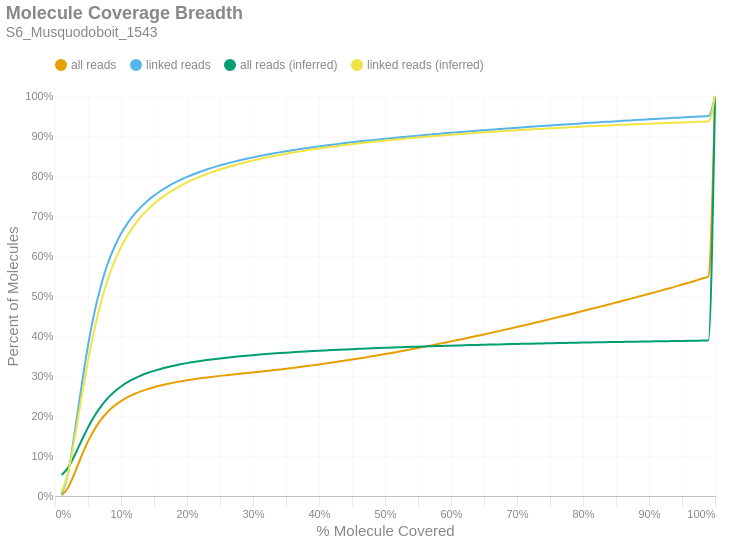

Notebook source saved alongside this figure:
### Markdown cell above
### Molecule Read Coverage
This chart shows molecule coverage breadth as computed by the number of bases aligned to that molecule. In other words, "*how much of each unique long molecule is actually sequenced/aligned?*" Keep in mind there is a distinction between sequences and alignments, since some sequences belonging to a particular molecule may not align well and wouldn't appear in the alignment data. This chart also shows molecule coverage breadth as computed by the *inferred fragment* from which the aligned sequences originate. Unlike read coverage, this calculation takes into account the total insert size, including unsequenced gaps between the forward and reverse reads. Like the previous figures, these are cumulative percents.

### Code cell
if SKIPLR:
    print_html(f"Skipped")
else:
    binned_df = consolidated_hist(valids['coverage_bp'], mask, 0.01, True)
    binned_df_inf = consolidated_hist(valids['coverage_inserts'], mask, 0.01, True)
    binned_df = binned_df.with_columns(pl.lit(binned_df_inf['all reads (cumsum)']).alias('all reads (inferred)'))
    binned_df = binned_df.with_columns(pl.lit(binned_df_inf['linked reads (cumsum)']).alias('linked reads (inferred)'))
    binned_df = binned_df.with_columns(
        (pl.col('bin').cast(pl.Float64) + 0.01).alias('right_edge')
    )

    with SafeRender(binned_df):
        (
            density_plot(binned_df, 'Molecule Coverage Breadth', samplename, 'molcov', ['all reads (inferred)','linked reads (inferred)'])
            .encode(
                #x=alt.X('bin:Q', title="% Molecule Covered").axis(format = '%').scale(padding=0),
                x=alt.X('right_edge:Q', title="% Molecule Covered").axis(format='%').scale(padding=0),
                y=alt.Y('value:Q', title='Percent of Molecules')
                    .axis(format='%')
                    .stack(False)
                    .scale(domainMin=0, padding=0),
                color=alt.Color("key:N").scale(domain = ["all reads", "linked reads", "all reads (inferred)", "linked reads (inferred)"]),
                tooltip = [
                    alt.Tooltip("key:N", title = "Data Type"),
                    alt.Tooltip("range_label:N", title="% Molecule Covered"),
                    alt.Tooltip("value:Q", format = ".2%", title="% Molecules")
                ]
            )
        ).display()

### Figure 1 — Vega-Lite specification as saved in the notebook (floating-point values rounded to 4 significant figures)
{"width": "container", "height": 400, "config": {"title": {"anchor": "start", "dy": -15, "fontSize": 18, "color": "#888888", "subtitleColor": "#888888", "subtitleFontSize": 14}, "arc": {"fill": "#0072B2"}, "axis": {"domainColor": "#888888", "domainWidth": 0.5, "gridWidth": 0.2, "grid": false, "titleFontWeight": 400, "titleFontSize": 15, "labelFontSize": 11, "labelColor": "#888888", "tickColor": "#888888", "tickWidth": 0.2, "titleColor": "#888888"}, "axisBand": {"grid": false}, "axisX": {"grid": true, "tickSize": 10, "domainCap": "round"}, "axisY": {"domain": false, "grid": true, "tickSize": 0, "domainCap": "round"}, "background": "transparent", "header": {"labelFontSize": 15, "labelColor": "#888888", "titleFontSize": 15, "titleFontWeight": 600, "titleColor": "#888888"}, "legend": {"labelFont": "sans-serif", "labelFontSize": 12, "labelColor": "#888888", "symbolSize": 100, "symbolType": "circle", "titleFontSize": 12, "titlePadding": 10, "titleColor": "#888888", "title": null, "orient": "top"}, "range": {"category": ["#E69F00", "#56B4E9", "#009E73", "#F0E442", "#0072B2", "#D55E00", "#CC79A7", "#000000"], "diverging": ["#cfe8f3", "#a2d4ec", "#73bfe2", "#46abdb", "#1696d2", "#12719e"]}, "area": {"fill": "#0072B2", "fillOpacity": 0.7, "line": true, "strokeOpacity": 0.7}, "line": {"color": "#0072B2", "stroke": "#0072B2", "strokeWidth": 2}, "trail": {"color": "#0072B2", "stroke": "#0072B2", "strokeWidth": 0, "size": 1}, "point": {"filled": true, "fillOpacity": 1.0, "size": 95}, "text": {"color": "#888888", "fontSize": 11, "align": "right", "fontWeight": 400, "size": 11}, "bar": {"fill": "#0072B2", "stroke": null}, "view": {"stroke": null, "continuousWidth": 660, "continuousHeight": 400}}, "data": {"name": "data-16279483365d6a1947aef538375bad07"}, "mark": {"type": "line", "interpolate": "monotone", "point": {"opacity": 0, "size": 275}}, "encoding": {"color": {"field": "key", "scale": {"domain": ["all reads", "linked reads", "all reads (inferred)", "linked reads (inferred)"]}, "type": "nominal"}, "tooltip": [{"field": "key", "title": "Data Type", "type": "nominal"}, {"field": "range_label", "title": "% Molecule Covered", "type": "nominal"}, {"field": "value", "format": ".2%", "title": "% Molecules", "type": "quantitative"}], "x": {"axis": {"format": "%"}, "field": "right_edge", "scale": {"padding": 0}, "title": "% Molecule Covered", "type": "quantitative"}, "y": {"axis": {"format": "%"}, "field": "value", "scale": {"domainMin": 0, "padding": 0}, "stack": false, "title": "Percent of Molecules", "type": "quantitative"}}, "params": [{"name": "param_c36ac31b6afebe62", "select": {"type": "point", "fields": ["key"]}, "bind": "legend"}], "title": {"text": "Molecule Coverage Breadth", "subtitle": "S6_Musquodoboit_1543"}, "transform": [{"fold": ["all reads (cumsum)", "linked reads (cumsum)", "all reads (inferred)", "linked reads (inferred)"]}, {"calculate": "replace(datum.key, ' (cumsum)', '')", "as": "key"}, {"filter": {"param": "param_c36ac31b6afebe62"}}], "usermeta": {"embedOptions": {"downloadFileName": "S6_Musquodoboit_1543.molcov"}}, "$schema": "https://vega.github.io/schema/vega-lite/v6.1.0.json", "datasets": {"data-16279483365d6a1947aef538375bad07": [{"bin": "0.0", "interval": "0.0-0.01", "all reads": 0.001626, "linked reads": 0.003932, "all reads (cumsum)": 0.001626, "linked reads (cumsum)": 0.003932, "range_label": "0.0-0.01", "all reads (inferred)": 0.05226, "linked reads (inferred)": 0.009078, "right_edge": 0.01}, {"bin": "0.01", "interval": "0.01-0.02", "all reads": 0.01992, "linked reads": 0.05406, "all reads (cumsum)": 0.02154, "linked reads (cumsum)": 0.058, "range_label": "0.01-0.02", "all reads (inferred)": 0.07086, "linked reads (inferred)": 0.05934, "right_edge": 0.02}, {"bin": "0.02", "interval": "0.02-0.03", "all reads": 0.03698, "linked reads": 0.102, "all reads (cumsum)": 0.05852, "linked reads (cumsum)": 0.1599, "range_label": "0.02-0.03", "all reads (inferred)": 0.1024, "linked reads (inferred)": 0.1464, "right_edge": 0.03}, {"bin": "0.03", "interval": "0.03-0.04", "all reads": 0.04084, "linked reads": 0.1131, "all reads (cumsum)": 0.09936, "linked reads (cumsum)": 0.273, "range_label": "0.03-0.04", "all reads (inferred)": 0.1379, "linked reads (inferred)": 0.2447, "right_edge": 0.04}, {"bin": "0.04", "interval": "0.04-0.05", "all reads": 0.03722, "linked reads": 0.1033, "all reads (cumsum)": 0.1366, "linked reads (cumsum)": 0.3763, "range_label": "0.04-0.05", "all reads (inferred)": 0.1715, "linked reads (inferred)": 0.3379, "right_edge": 0.05}, {"bin": "0.05", "interval": "0.05-0.06", "all reads": 0.03051, "linked reads": 0.08468, "all reads (cumsum)": 0.1671, "linked reads (cumsum)": 0.461, "range_label": "0.05-0.06", "all reads (inferred)": 0.2005, "linked reads (inferred)": 0.4188, "right_edge": 0.06}, {"bin": "0.06", "interval": "0.06-0.07", "all reads": 0.02431, "linked reads": 0.0674, "all reads (cumsum)": 0.1914, "linked reads (cumsum)": 0.5284, "range_label": "0.06-0.07", "all reads (inferred)": 0.2248, "linked reads (inferred)": 0.4861, "right_edge": 0.07}, {"bin": "0.07", "interval": "0.07-0.08", "all reads": 0.01906, "linked reads": 0.05277, "all reads (cumsum)": 0.2105, "linked reads (cumsum)": 0.5811, "range_label": "0.07-0.08", "all reads (inferred)": 0.2446, "linked reads (inferred)": 0.5412, "right_edge": 0.08}, {"bin": "0.08", "interval": "0.08-0.09", "all reads": 0.01493, "linked reads": 0.04135, "all reads (cumsum)": 0.2254, "linked reads (cumsum)": 0.6225, "range_label": "0.08-0.09", "all reads (inferred)": 0.2607, "linked reads (inferred)": 0.5859, "right_edge": 0.09}, {"bin": "0.09", "interval": "0.09-0.1", "all reads": 0.01199, "linked reads": 0.03314, "all reads (cumsum)": 0.2374, "linked reads (cumsum)": 0.6556, "range_label": "0.09-0.1", "all reads (inferred)": 0.2738, "linked reads (inferred)": 0.6222, "right_edge": 0.1}, {"bin": "0.1", "interval": "0.1-0.11", "all reads": 0.009619, "linked reads": 0.02654, "all reads (cumsum)": 0.247, "linked reads (cumsum)": 0.6822, "range_label": "0.1-0.11", "all reads (inferred)": 0.2845, "linked reads (inferred)": 0.652, "right_edge": 0.11}, {"bin": "0.11", "interval": "0.11-0.12", "all reads": 0.007914, "linked reads": 0.02177, "all reads (cumsum)": 0.2549, "linked reads (cumsum)": 0.7039, "range_label": "0.11-0.12", "all reads (inferred)": 0.2934, "linked reads (inferred)": 0.6767, "right_edge": 0.12}, {"bin": "0.12", "interval": "0.12-0.13", "all reads": 0.006602, "linked reads": 0.01816, "all reads (cumsum)": 0.2615, "linked reads (cumsum)": 0.7221, "range_label": "0.12-0.13", "all reads (inferred)": 0.301, "linked reads (inferred)": 0.6976, "right_edge": 0.13}, {"bin": "0.13", "interval": "0.13-0.14", "all reads": 0.005646, "linked reads": 0.0155, "all reads (cumsum)": 0.2672, "linked reads (cumsum)": 0.7376, "range_label": "0.13-0.14", "all reads (inferred)": 0.3074, "linked reads (inferred)": 0.7154, "right_edge": 0.14}, {"bin": "0.14", "interval": "0.14-0.15", "all reads": 0.004861, "linked reads": 0.0133, "all reads (cumsum)": 0.272, "linked reads (cumsum)": 0.7509, "range_label": "0.14-0.15", "all reads (inferred)": 0.3129, "linked reads (inferred)": 0.7307, "right_edge": 0.15}, {"bin": "0.15", "interval": "0.15-0.16", "all reads": 0.004282, "linked reads": 0.01169, "all reads (cumsum)": 0.2763, "linked reads (cumsum)": 0.7626, "range_label": "0.15-0.16", "all reads (inferred)": 0.3177, "linked reads (inferred)": 0.744, "right_edge": 0.16}, {"bin": "0.16", "interval": "0.16-0.17", "all reads": 0.00377, "linked reads": 0.01026, "all reads (cumsum)": 0.2801, "linked reads (cumsum)": 0.7729, "range_label": "0.16-0.17", "all reads (inferred)": 0.322, "linked reads (inferred)": 0.7557, "right_edge": 0.17}, {"bin": "0.17", "interval": "0.17-0.18", "all reads": 0.003408, "linked reads": 0.009235, "all reads (cumsum)": 0.2835, "linked reads (cumsum)": 0.7821, "range_label": "0.17-0.18", "all reads (inferred)": 0.3257, "linked reads (inferred)": 0.7661, "right_edge": 0.18}, {"bin": "0.18", "interval": "0.18-0.19", "all reads": 0.003061, "linked reads": 0.008252, "all reads (cumsum)": 0.2865, "linked reads (cumsum)": 0.7903, "range_label": "0.18-0.19", "all reads (inferred)": 0.3291, "linked reads (inferred)": 0.7755, "right_edge": 0.19}, {"bin": "0.19", "interval": "0.19-0.2", "all reads": 0.002767, "linked reads": 0.007411, "all reads (cumsum)": 0.2893, "linked reads (cumsum)": 0.7978, "range_label": "0.19-0.2", "all reads (inferred)": 0.3322, "linked reads (inferred)": 0.784, "right_edge": 0.2}, {"bin": "0.2", "interval": "0.2-0.21", "all reads": 0.00251, "linked reads": 0.006674, "all reads (cumsum)": 0.2918, "linked reads (cumsum)": 0.8044, "range_label": "0.2-0.21", "all reads (inferred)": 0.3349, "linked reads (inferred)": 0.7915, "right_edge": 0.21}, {"bin": "0.21", "interval": "0.21-0.22", "all reads": 0.002337, "linked reads": 0.006171, "all reads (cumsum)": 0.2942, "linked reads (cumsum)": 0.8106, "range_label": "0.21-0.22", "all reads (inferred)": 0.3375, "linked reads (inferred)": 0.7985, "right_edge": 0.22}, {"bin": "0.22", "interval": "0.22-0.23", "all reads": 0.002171, "linked reads": 0.005662, "all reads (cumsum)": 0.2963, "linked reads (cumsum)": 0.8163, "range_label": "0.22-0.23", "all reads (inferred)": 0.3398, "linked reads (inferred)": 0.8049, "right_edge": 0.23}, {"bin": "0.23", "interval": "0.23-0.24", "all reads": 0.002048, "linked reads": 0.005272, "all reads (cumsum)": 0.2984, "linked reads (cumsum)": 0.8215, "range_label": "0.23-0.24", "all reads (inferred)": 0.342, "linked reads (inferred)": 0.8108, "right_edge": 0.24}, {"bin": "0.24", "interval": "0.24-0.25", "all reads": 0.001937, "linked reads": 0.004944, "all reads (cumsum)": 0.3003, "linked reads (cumsum)": 0.8265, "range_label": "0.24-0.25", "all reads (inferred)": 0.344, "linked reads (inferred)": 0.8164, "right_edge": 0.25}, {"bin": "0.25", "interval": "0.25-0.26", "all reads": 0.001774, "linked reads": 0.004445, "all reads (cumsum)": 0.3021, "linked reads (cumsum)": 0.8309, "range_label": "0.25-0.26", "all reads (inferred)": 0.3458, "linked reads (inferred)": 0.8214, "right_edge": 0.26}, {"bin": "0.26", "interval": "0.26-0.27", "all reads": 0.001757, "linked reads": 0.004334, "all reads (cumsum)": 0.3038, "linked reads (cumsum)": 0.8353, "range_label": "0.26-0.27", "all reads (inferred)": 0.3475, "linked reads (inferred)": 0.8262, "right_edge": 0.27}, {"bin": "0.27", "interval": "0.27-0.28", "all reads": 0.001684, "linked reads": 0.003974, "all reads (cumsum)": 0.3055, "linked reads (cumsum)": 0.8392, "range_label": "0.27-0.28", "all reads (inferred)": 0.3492, "linked reads (inferred)": 0.8306, "right_edge": 0.28}, {"bin": "0.28", "interval": "0.28-0.29", "all reads": 0.001701, "linked reads": 0.003779, "all reads (cumsum)": 0.3072, "linked reads (cumsum)": 0.843, "range_label": "0.28-0.29", "all reads (inferred)": 0.3507, "linked reads (inferred)": 0.8348, "right_edge": 0.29}, {"bin": "0.29", "interval": "0.29-0.3", "all reads": 0.001716, "linked reads": 0.003562, "all reads (cumsum)": 0.3089, "linked reads (cumsum)": 0.8466, "range_label": "0.29-0.3", "all reads (inferred)": 0.3521, "linked reads (inferred)": 0.8387, "right_edge": 0.3}, {"bin": "0.3", "interval": "0.3-0.31", "all reads": 0.001731, "linked reads": 0.003342, "all reads (cumsum)": 0.3107, "linked reads (cumsum)": 0.8499, "range_label": "0.3-0.31", "all reads (inferred)": 0.3535, "linked reads (inferred)": 0.8425, "right_edge": 0.31}, {"bin": "0.31", "interval": "0.31-0.32", "all reads": 0.001794, "linked reads": 0.003175, "all reads (cumsum)": 0.3125, "linked reads (cumsum)": 0.8531, "range_label": "0.31-0.32", "all reads (inferred)": 0.3548, "linked reads (inferred)": 0.846, "right_edge": 0.32}, {"bin": "0.32", "interval": "0.32-0.33", "all reads": 0.001846, "linked reads": 0.003054, "all reads (cumsum)": 0.3143, "linked reads (cumsum)": 0.8561, "range_label": "0.32-0.33", "all reads (inferred)": 0.356, "linked reads (inferred)": 0.8494, "right_edge": 0.33}, {"bin": "0.33", "interval": "0.33-0.34", "all reads": 0.001894, "linked reads": 0.002885, "all reads (cumsum)": 0.3162, "linked reads (cumsum)": 0.859, "range_label": "0.33-0.34", "all reads (inferred)": 0.3572, "linked reads (inferred)": 0.8526, "right_edge": 0.34}, {"bin": "0.34", "interval": "0.34-0.35", "all reads": 0.001926, "linked reads": 0.00276, "all reads (cumsum)": 0.3181, "linked reads (cumsum)": 0.8618, "range_label": "0.34-0.35", "all reads (inferred)": 0.3583, "linked reads (inferred)": 0.8557, "right_edge": 0.35}, {"bin": "0.35", "interval": "0.35-0.36", "all reads": 0.002009, "linked reads": 0.002671, "all reads (cumsum)": 0.3201, "linked reads (cumsum)": 0.8645, "range_label": "0.35-0.36", "all reads (inferred)": 0.3594, "linked reads (inferred)": 0.8585, "right_edge": 0.36}, {"bin": "0.36", "interval": "0.36-0.37", "all reads": 0.002082, "linked reads": 0.002523, "all reads (cumsum)": 0.3222, "linked reads (cumsum)": 0.867, "range_label": "0.36-0.37", "all reads (inferred)": 0.3604, "linked reads (inferred)": 0.8613, "right_edge": 0.37}, {"bin": "0.37", "interval": "0.37-0.38", "all reads": 0.002155, "linked reads": 0.002474, "all reads (cumsum)": 0.3244, "linked reads (cumsum)": 0.8695, "range_label": "0.37-0.38", "all reads (inferred)": 0.3614, "linked reads (inferred)": 0.864, "right_edge": 0.38}, {"bin": "0.38", "interval": "0.38-0.39", "all reads": 0.002185, "linked reads": 0.002342, "all reads (cumsum)": 0.3266, "linked reads (cumsum)": 0.8718, "range_label": "0.38-0.39", "all reads (inferred)": 0.3623, "linked reads (inferred)": 0.8665, "right_edge": 0.39}, {"bin": "0.39", "interval": "0.39-0.4", "all reads": 0.002287, "linked reads": 0.002272, "all reads (cumsum)": 0.3289, "linked reads (cumsum)": 0.8741, "range_label": "0.39-0.4", "all reads (inferred)": 0.3632, "linked reads (inferred)": 0.869, "right_edge": 0.4}, {"bin": "0.4", "interval": "0.4-0.41", "all reads": 0.002305, "linked reads": 0.00214, "all reads (cumsum)": 0.3312, "linked reads (cumsum)": 0.8762, "range_label": "0.4-0.41", "all reads (inferred)": 0.364, "linked reads (inferred)": 0.8712, "right_edge": 0.41}, {"bin": "0.41", "interval": "0.41-0.42", "all reads": 0.002365, "linked reads": 0.002064, "all reads (cumsum)": 0.3335, "linked reads (cumsum)": 0.8783, "range_label": "0.41-0.42", "all reads (inferred)": 0.3648, "linked reads (inferred)": 0.8734, "right_edge": 0.42}, {"bin": "0.42", "interval": "0.42-0.43", "all reads": 0.00247, "linked reads": 0.00202, "all reads (cumsum)": 0.336, "linked reads (cumsum)": 0.8803, "range_label": "0.42-0.43", "all reads (inferred)": 0.3656, "linked reads (inferred)": 0.8755, "right_edge": 0.43}, {"bin": "0.43", "interval": "0.43-0.44", "all reads": 0.002513, "linked reads": 0.001988, "all reads (cumsum)": 0.3385, "linked reads (cumsum)": 0.8823, "range_label": "0.43-0.44", "all reads (inferred)": 0.3664, "linked reads (inferred)": 0.8776, "right_edge": 0.44}, {"bin": "0.44", "interval": "0.44-0.45", "all reads": 0.002588, "linked reads": 0.001913, "all reads (cumsum)": 0.3411, "linked reads (cumsum)": 0.8842, "range_label": "0.44-0.45", "all reads (inferred)": 0.3671, "linked reads (inferred)": 0.8796, "right_edge": 0.45}, {"bin": "0.45", "interval": "0.45-0.46", "all reads": 0.00263, "linked reads": 0.00182, "all reads (cumsum)": 0.3437, "linked reads (cumsum)": 0.886, "range_label": "0.45-0.46", "all reads (inferred)": 0.3678, "linked reads (inferred)": 0.8816, "right_edge": 0.46}, {"bin": "0.46", "interval": "0.46-0.47", "all reads": 0.00267, "linked reads": 0.001816, "all reads (cumsum)": 0.3464, "linked reads (cumsum)": 0.8878, "range_label": "0.46-0.47", "all reads (inferred)": 0.3685, "linked reads (inferred)": 0.8834, "right_edge": 0.47}, {"bin": "0.47", "interval": "0.47-0.48", "all reads": 0.002761, "linked reads": 0.00175, "all reads (cumsum)": 0.3492, "linked reads (cumsum)": 0.8896, "range_label": "0.47-0.48", "all reads (inferred)": 0.3692, "linked reads (inferred)": 0.8852, "right_edge": 0.48}, {"bin": "0.48", "interval": "0.48-0.49", "all reads": 0.002736, "linked reads": 0.001703, "all reads (cumsum)": 0.3519, "linked reads (cumsum)": 0.8913, "range_label": "0.48-0.49", "all reads (inferred)": 0.3699, "linked reads (inferred)": 0.887, "right_edge": 0.49}, {"bin": "0.49", "interval": "0.49-0.5", "all reads": 0.00303, "linked reads": 0.001715, "all reads (cumsum)": 0.3549, "linked reads (cumsum)": 0.893, "range_label": "0.49-0.5", "all reads (inferred)": 0.3705, "linked reads (inferred)": 0.8887, "right_edge": 0.5}, {"bin": "0.5", "interval": "0.5-0.51", "all reads": 0.002706, "linked reads": 0.001594, "all reads (cumsum)": 0.3576, "linked reads (cumsum)": 0.8946, "range_label": "0.5-0.51", "all reads (inferred)": 0.3711, "linked reads (inferred)": 0.8903, "right_edge": 0.51}, {"bin": "0.51", "interval": "0.51-0.52", "all reads": 0.003053, "linked reads": 0.001615, "all reads (cumsum)": 0.3607, "linked reads (cumsum)": 0.8962, "range_label": "0.51-0.52", "all reads (inferred)": 0.3717, "linked reads (inferred)": 0.8919, "right_edge": 0.52}, {"bin": "0.52", "interval": "0.52-0.53", "all reads": 0.003014, "linked reads": 0.001574, "all reads (cumsum)": 0.3637, "linked reads (cumsum)": 0.8978, "range_label": "0.52-0.53", "all reads (inferred)": 0.3722, "linked reads (inferred)": 0.8934, "right_edge": 0.53}, {"bin": "0.53", "interval": "0.53-0.54", "all reads": 0.003154, "linked reads": 0.001568, "all reads (cumsum)": 0.3669, "linked reads (cumsum)": 0.8994, "range_label": "0.53-0.54", "all reads (inferred)": 0.3728, "linked reads (inferred)": 0.895, "right_edge": 0.54}, {"bin": "0.54", "interval": "0.54-0.55", "all reads": 0.003114, "linked reads": 0.001544, "all reads (cumsum)": 0.37, "linked reads (cumsum)": 0.9009, "range_label": "0.54-0.55", "all reads (inferred)": 0.3734, "linked reads (inferred)": 0.8965, "right_edge": 0.55}, {"bin": "0.55", "interval": "0.55-0.56", "all reads": 0.003241, "linked reads": 0.001481, "all reads (cumsum)": 0.3732, "linked reads (cumsum)": 0.9024, "range_label": "0.55-0.56", "all reads (inferred)": 0.3739, "linked reads (inferred)": 0.8979, "right_edge": 0.56}, {"bin": "0.56", "interval": "0.56-0.57", "all reads": 0.003288, "linked reads": 0.001467, "all reads (cumsum)": 0.3765, "linked reads (cumsum)": 0.9038, "range_label": "0.56-0.57", "all reads (inferred)": 0.3744, "linked reads (inferred)": 0.8993, "right_edge": 0.57}, {"bin": "0.57", "interval": "0.57-0.58", "all reads": 0.003244, "linked reads": 0.001408, "all reads (cumsum)": 0.3797, "linked reads (cumsum)": 0.9053, "range_label": "0.57-0.58", "all reads (inferred)": 0.3749, "linked reads (inferred)": 0.9006, "right_edge": 0.58}, {"bin": "0.58", "interval": "0.58-0.59", "all reads": 0.003368, "linked reads": 0.001411, "all reads (cumsum)": 0.3831, "linked reads (cumsum)": 0.9067, "range_label": "0.58-0.59", "all reads (inferred)": 0.3754, "linked reads (inferred)": 0.9019, "right_edge": 0.59}, {"bin": "0.59", "interval": "0.59-0.6", "all reads": 0.003426, "linked reads": 0.001375, "all reads (cumsum)": 0.3865, "linked reads (cumsum)": 0.908, "range_label": "0.59-0.6", "all reads (inferred)": 0.3759, "linked reads (inferred)": 0.9032, "right_edge": 0.6}, {"bin": "0.6", "interval": "0.6-0.61", "all reads": 0.003298, "linked reads": 0.001358, "all reads (cumsum)": 0.3898, "linked reads (cumsum)": 0.9094, "range_label": "0.6-0.61", "all reads (inferred)": 0.3764, "linked reads (inferred)": 0.9045, "right_edge": 0.61}, {"bin": "0.61", "interval": "0.61-0.62", "all reads": 0.003511, "linked reads": 0.00132, "all reads (cumsum)": 0.3933, "linked reads (cumsum)": 0.9107, "range_label": "0.61-0.62", "all reads (inferred)": 0.3768, "linked reads (inferred)": 0.9057, "right_edge": 0.62}, {"bin": "0.62", "interval": "0.62-0.63", "all reads": 0.003499, "linked reads": 0.001327, "all reads (cumsum)": 0.3968, "linked reads (cumsum)": 0.912, "range_label": "0.62-0.63", "all reads (inferred)": 0.3772, "linked reads (inferred)": 0.9068, "right_edge": 0.63}, {"bin": "0.63", "interval": "0.63-0.64", "all reads": 0.003535, "linked reads": 0.001283, "all reads (cumsum)": 0.4004, "linked reads (cumsum)": 0.9133, "range_label": "0.63-0.64", "all reads (inferred)": 0.3777, "linked reads (inferred)": 0.908, "right_edge": 0.64}, {"bin": "0.64", "interval": "0.64-0.65", "all reads": 0.003549, "linked reads": 0.001251, "all reads (cumsum)": 0.4039, "linked reads (cumsum)": 0.9146, "range_label": "0.64-0.65", "all reads (inferred)": 0.3781, "linked reads (inferred)": 0.9091, "right_edge": 0.65}, {"bin": "0.65", "interval": "0.65-0.66", "all reads": 0.003776, "linked reads": 0.001247, "all reads (cumsum)": 0.4077, "linked reads (cumsum)": 0.9158, "range_label": "0.65-0.66", "all reads (inferred)": 0.3785, "linked reads (inferred)": 0.9103, "right_edge": 0.66}, {"bin": "0.66", "interval": "0.66-0.67", "all reads": 0.003628, "linked reads": 0.001207, "all reads (cumsum)": 0.4113, "linked reads (cumsum)": 0.917, "range_label": "0.66-0.67", "all reads (inferred)": 0.3789, "linked reads (inferred)": 0.9113, "right_edge": 0.67}, {"bin": "0.67", "interval": "0.67-0.68", "all reads": 0.003725, "linked reads": 0.00123, "all reads (cumsum)": 0.4151, "linked reads (cumsum)": 0.9183, "range_label": "0.67-0.68", "all reads (inferred)": 0.3793, "linked reads (inferred)": 0.9124, "right_edge": 0.68}, {"bin": "0.68", "interval": "0.68-0.69", "all reads": 0.003689, "linked reads": 0.001155, "all reads (cumsum)": 0.4187, "linked reads (cumsum)": 0.9194, "range_label": "0.68-0.69", "all reads (inferred)": 0.3797, "linked reads (inferred)": 0.9134, "right_edge": 0.69}, {"bin": "0.69", "interval": "0.69-0.7", "all reads": 0.00382, "linked reads": 0.001197, "all reads (cumsum)": 0.4226, "linked reads (cumsum)": 0.9206, "range_label": "0.69-0.7", "all reads (inferred)": 0.3801, "linked reads (inferred)": 0.9144, "right_edge": 0.7}, {"bin": "0.7", "interval": "0.7-0.71", "all reads": 0.0038, "linked reads": 0.001164, "all reads (cumsum)": 0.4264, "linked reads (cumsum)": 0.9218, "range_label": "0.7-0.71", "all reads (inferred)": 0.3805, "linked reads (inferred)": 0.9154, "right_edge": 0.71}, {"bin": "0.71", "interval": "0.71-0.72", "all reads": 0.003837, "linked reads": 0.001174, "all reads (cumsum)": 0.4302, "linked reads (cumsum)": 0.9229, "range_label": "0.71-0.72", "all reads (inferred)": 0.3808, "linked reads (inferred)": 0.9164, "right_edge": 0.72}, {"bin": "0.72", "interval": "0.72-0.73", "all reads": 0.003948, "linked reads": 0.001135, "all reads (cumsum)": 0.4341, "linked reads (cumsum)": 0.9241, "range_label": "0.72-0.73", "all reads (inferred)": 0.3812, "linked reads (inferred)": 0.9173, "right_edge": 0.73}, {"bin": "0.73", "interval": "0.73-0.74", "all reads": 0.00389, "linked reads": 0.00115, "all reads (cumsum)": 0.438, "linked reads (cumsum)": 0.9252, "range_label": "0.73-0.74", "all reads (inferred)": 0.3815, "linked reads (inferred)": 0.9182, "right_edge": 0.74}, {"bin": "0.74", "interval": "0.74-0.75", "all reads": 0.004193, "linked reads": 0.001163, "all reads (cumsum)": 0.4422, "linked reads (cumsum)": 0.9264, "range_label": "0.74-0.75", "all reads (inferred)": 0.3819, "linked reads (inferred)": 0.9192, "right_edge": 0.75}, {"bin": "0.75", "interval": "0.75-0.76", "all reads": 0.003876, "linked reads": 0.001068, "all reads (cumsum)": 0.4461, "linked reads (cumsum)": 0.9275, "range_label": "0.75-0.76", "all reads (inferred)": 0.3822, "linked reads (inferred)": 0.92, "right_edge": 0.76}, {"bin": "0.76", "interval": "0.76-0.77", "all reads": 0.004074, "linked reads": 0.001113, "all reads (cumsum)": 0.4502, "linked reads (cumsum)": 0.9286, "range_label": "0.76-0.77", "all reads (inferred)": 0.3826, "linked reads (inferred)": 0.9209, "right_edge": 0.77}, {"bin": "0.77", "interval": "0.77-0.78", "all reads": 0.004098, "linked reads": 0.001103, "all reads (cumsum)": 0.4543, "linked reads (cumsum)": 0.9297, "range_label": "0.77-0.78", "all reads (inferred)": 0.3829, "linked reads (inferred)": 0.9218, "right_edge": 0.78}, {"bin": "0.78", "interval": "0.78-0.79", "all reads": 0.004052, "linked reads": 0.001056, "all reads (cumsum)": 0.4583, "linked reads (cumsum)": 0.9307, "range_label": "0.78-0.79", "all reads (inferred)": 0.3832, "linked reads (inferred)": 0.9227, "right_edge": 0.79}, {"bin": "0.79", "interval": "0.79-0.8", "all reads": 0.004325, "linked reads": 0.001078, "all reads (cumsum)": 0.4627, "linked reads (cumsum)": 0.9318, "range_label": "0.79-0.8", "all reads (inferred)": 0.3835, "linked reads (inferred)": 0.9235, "right_edge": 0.8}, {"bin": "0.8", "interval": "0.8-0.81", "all reads": 0.003992, "linked reads": 0.001048, "all reads (cumsum)": 0.4666, "linked reads (cumsum)": 0.9329, "range_label": "0.8-0.81", "all reads (inferred)": 0.3838, "linked reads (inferred)": 0.9243, "right_edge": 0.81}, {"bin": "0.81", "interval": "0.81-0.82", "all reads": 0.004134, "linked reads": 0.001033, "all reads (cumsum)": 0.4708, "linked reads (cumsum)": 0.9339, "range_label": "0.81-0.82", "all reads (inferred)": 0.3841, "linked reads (inferred)": 0.925, "right_edge": 0.82}, {"bin": "0.82", "interval": "0.82-0.83", "all reads": 0.004281, "linked reads": 0.001, "all reads (cumsum)": 0.4751, "linked reads (cumsum)": 0.9349, "range_label": "0.82-0.83", "all reads (inferred)": 0.3844, "linked reads (inferred)": 0.9258, "right_edge": 0.83}, {"bin": "0.83", "interval": "0.83-0.84", "all reads": 0.004262, "linked reads": 0.0009827, "all reads (cumsum)": 0.4793, "linked reads (cumsum)": 0.9359, "range_label": "0.83-0.84", "all reads (inferred)": 0.3847, "linked reads (inferred)": 0.9266, "right_edge": 0.84}, {"bin": "0.84", "interval": "0.84-0.85", "all reads": 0.004236, "linked reads": 0.001012, "all reads (cumsum)": 0.4836, "linked reads (cumsum)": 0.9369, "range_label": "0.84-0.85", "all reads (inferred)": 0.385, "linked reads (inferred)": 0.9273, "right_edge": 0.85}, {"bin": "0.85", "interval": "0.85-0.86", "all reads": 0.004368, "linked reads": 0.001008, "all reads (cumsum)": 0.4879, "linked reads (cumsum)": 0.9379, "range_label": "0.85-0.86", "all reads (inferred)": 0.3853, "linked reads (inferred)": 0.928, "right_edge": 0.86}, {"bin": "0.86", "interval": "0.86-0.87", "all reads": 0.004239, "linked reads": 0.0009757, "all reads (cumsum)": 0.4922, "linked reads (cumsum)": 0.9389, "range_label": "0.86-0.87", "all reads (inferred)": 0.3856, "linked reads (inferred)": 0.9287, "right_edge": 0.87}, {"bin": "0.87", "interval": "0.87-0.88", "all reads": 0.004437, "linked reads": 0.0009722, "all reads (cumsum)": 0.4966, "linked reads (cumsum)": 0.9398, "range_label": "0.87-0.88", "all reads (inferred)": 0.3859, "linked reads (inferred)": 0.9294, "right_edge": 0.88}, {"bin": "0.88", "interval": "0.88-0.89", "all reads": 0.004342, "linked reads": 0.000939, "all reads (cumsum)": 0.5009, "linked reads (cumsum)": 0.9408, "range_label": "0.88-0.89", "all reads (inferred)": 0.3861, "linked reads (inferred)": 0.9301, "right_edge": 0.89}, {"bin": "0.89", "interval": "0.89-0.9", "all reads": 0.004514, "linked reads": 0.0009757, "all reads (cumsum)": 0.5055, "linked reads (cumsum)": 0.9418, "range_label": "0.89-0.9", "all reads (inferred)": 0.3864, "linked reads (inferred)": 0.9308, "right_edge": 0.9}, {"bin": "0.9", "interval": "0.9-0.91", "all reads": 0.004269, "linked reads": 0.0009094, "all reads (cumsum)": 0.5097, "linked reads (cumsum)": 0.9427, "range_label": "0.9-0.91", "all reads (inferred)": 0.3866, "linked reads (inferred)": 0.9314, "right_edge": 0.91}, {"bin": "0.91", "interval": "0.91-0.92", "all reads": 0.0049, "linked reads": 0.0009221, "all reads (cumsum)": 0.5146, "linked reads (cumsum)": 0.9436, "range_label": "0.91-0.92", "all reads (inferred)": 0.3869, "linked reads (inferred)": 0.9321, "right_edge": 0.92}, {"bin": "0.92", "interval": "0.92-0.93", "all reads": 0.004265, "linked reads": 0.0009408, "all reads (cumsum)": 0.5189, "linked reads (cumsum)": 0.9445, "range_label": "0.92-0.93", "all reads (inferred)": 0.3872, "linked reads (inferred)": 0.9327, "right_edge": 0.93}, {"bin": "0.93", "interval": "0.93-0.94", "all reads": 0.004625, "linked reads": 0.0009436, "all reads (cumsum)": 0.5235, "linked reads (cumsum)": 0.9455, "range_label": "0.93-0.94", "all reads (inferred)": 0.3874, "linked reads (inferred)": 0.9334, "right_edge": 0.94}, {"bin": "0.94", "interval": "0.94-0.95", "all reads": 0.005096, "linked reads": 0.0008953, "all reads (cumsum)": 0.5286, "linked reads (cumsum)": 0.9464, "range_label": "0.94-0.95", "all reads (inferred)": 0.3877, "linked reads (inferred)": 0.934, "right_edge": 0.95}, {"bin": "0.95", "interval": "0.95-0.96", "all reads": 0.004346, "linked reads": 0.0009323, "all reads (cumsum)": 0.533, "linked reads (cumsum)": 0.9473, "range_label": "0.95-0.96", "all reads (inferred)": 0.388, "linked reads (inferred)": 0.9346, "right_edge": 0.96}, {"bin": "0.96", "interval": "0.96-0.97", "all reads": 0.005072, "linked reads": 0.0009006, "all reads (cumsum)": 0.538, "linked reads (cumsum)": 0.9482, "range_label": "0.96-0.97", "all reads (inferred)": 0.3882, "linked reads (inferred)": 0.9352, "right_edge": 0.97}, {"bin": "0.97", "interval": "0.97-0.98", "all reads": 0.005572, "linked reads": 0.0008488, "all reads (cumsum)": 0.5436, "linked reads (cumsum)": 0.9491, "range_label": "0.97-0.98", "all reads (inferred)": 0.3885, "linked reads (inferred)": 0.9358, "right_edge": 0.98}, {"bin": "0.98", "interval": "0.98-0.99", "all reads": 0.005204, "linked reads": 0.0008767, "all reads (cumsum)": 0.5488, "linked reads (cumsum)": 0.9499, "range_label": "0.98-0.99", "all reads (inferred)": 0.3888, "linked reads (inferred)": 0.9363, "right_edge": 0.99}, {"bin": "0.99", "interval": "0.99-1.0", "all reads": 0.4512, "linked reads": 0.05007, "all reads (cumsum)": 1.0, "linked reads (cumsum)": 1.0, "range_label": "0.99-1.0", "all reads (inferred)": 1.0, "linked reads (inferred)": 1.0, "right_edge": 1.0}]}}
